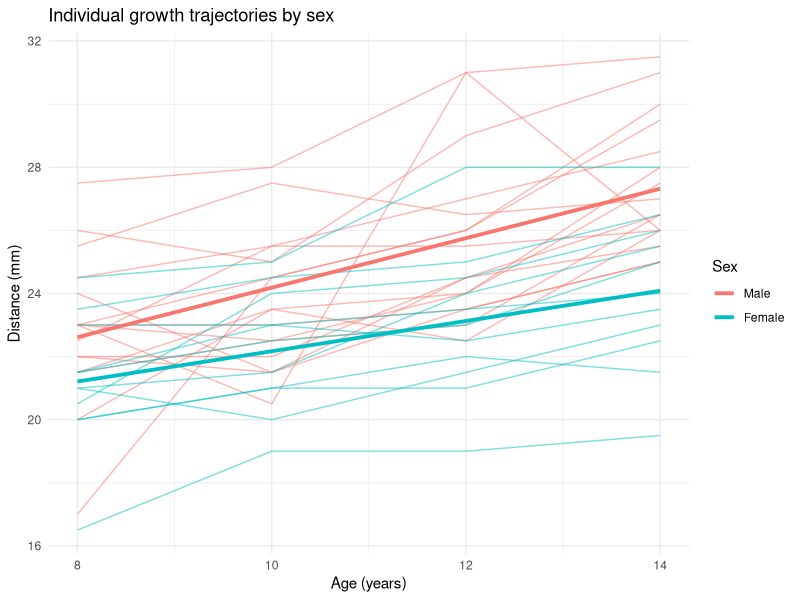
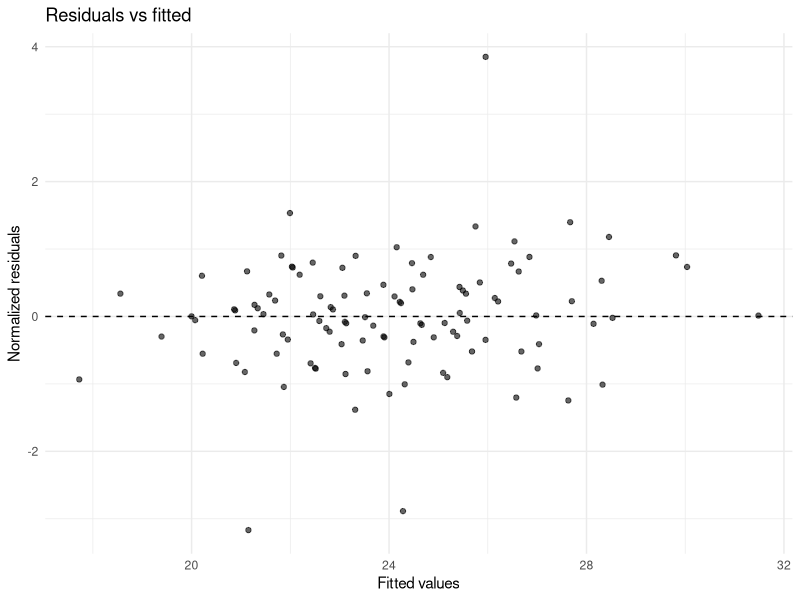
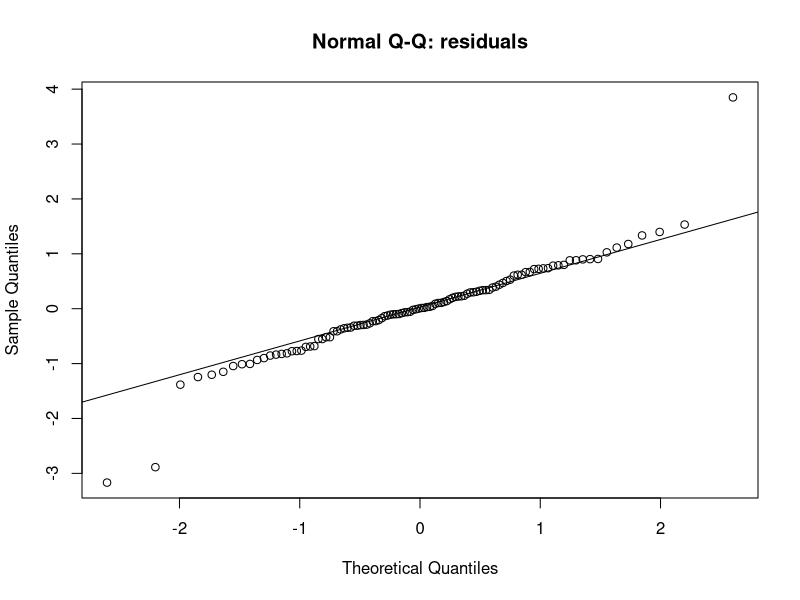
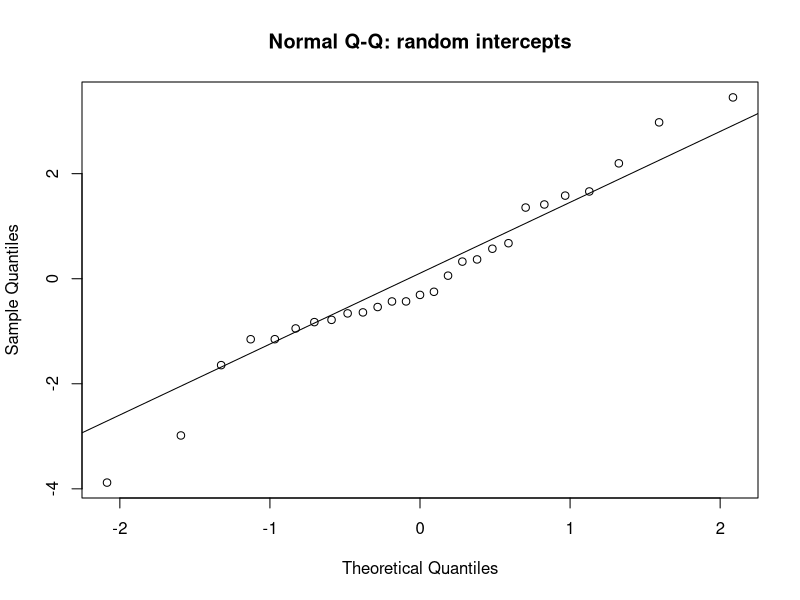
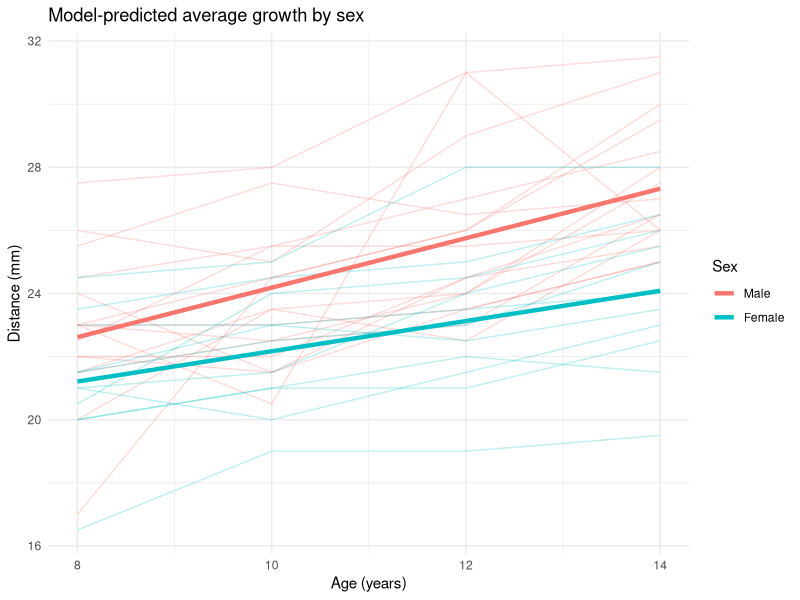

Recreate these plots in R, in order.
library(nlme)
library(ggplot2)
ortho <- as.data.frame(Orthodont) 
str(ortho)
summary(ortho)
p1 <- ggplot(ortho, aes(x = age, y = distance, group = Subject, colour = Sex)) +geom_line(alpha = 0.5) +stat_smooth(aes(group = Sex), method = "lm", se = FALSE, linewidth = 1.3) +labs(x = "Age (years)", y = "Distance (mm)",title = "Individual growth trajectories by sex") +theme_minimal()
p1
m1 <- lme(distance ~ age, random = ~ 1 | Subject, data = ortho)
m2 <- lme(distance ~ age, random = ~ age | Subject, data = ortho)
summary(m1)
summary(m2)
anova(m1, m2)
m_noSex <- lme(distance ~ age,       random = ~ age | Subject, data = ortho, method = "ML")
m_sex   <- lme(distance ~ age + Sex, random = ~ age | Subject, data = ortho, method = "ML")
m_int   <- lme(distance ~ age * Sex, random = ~ age | Subject, data = ortho, method = "ML")
anova(m_noSex, m_sex, m_int)
m_final <- lme(distance ~ age * Sex, random = ~ age | Subject, data = ortho)
summary(m_final)
intervals(m_final, which = "fixed")
vc  <- as.numeric(VarCorr(m1)[, "Variance"])
icc <- vc[1] / sum(vc)
icc
ortho$fitted_val <- fitted(m_final)
ortho$resid_val  <- resid(m_final, type = "normalized")
p2 <- ggplot(ortho, aes(fitted_val, resid_val)) +geom_point(alpha = 0.6) +geom_hline(yintercept = 0, linetype = "dashed") +labs(x = "Fitted values", y = "Normalized residuals",title = "Residuals vs fitted") +theme_minimal()
p2
qqnorm(ortho$resid_val, main = "Normal Q-Q: residuals")
qqline(ortho$resid_val)
re <- ranef(m_final)
qqnorm(re[, 1], main = "Normal Q-Q: random intercepts"); qqline(re[, 1])
newdat <- expand.grid(age = seq(8, 14, 0.5), Sex = c("Male", "Female"))
newdat$pred <- predict(m_final, newdat, level = 0)
p3 <- ggplot() +geom_line(data = ortho, aes(age, distance, group = Subject, colour = Sex), alpha = 0.25) +geom_line(data = newdat, aes(age, pred, colour = Sex), linewidth = 1.5) +labs(x = "Age (years)", y = "Distance (mm)",title = "Model-predicted average growth by sex") +theme_minimal()
p3
